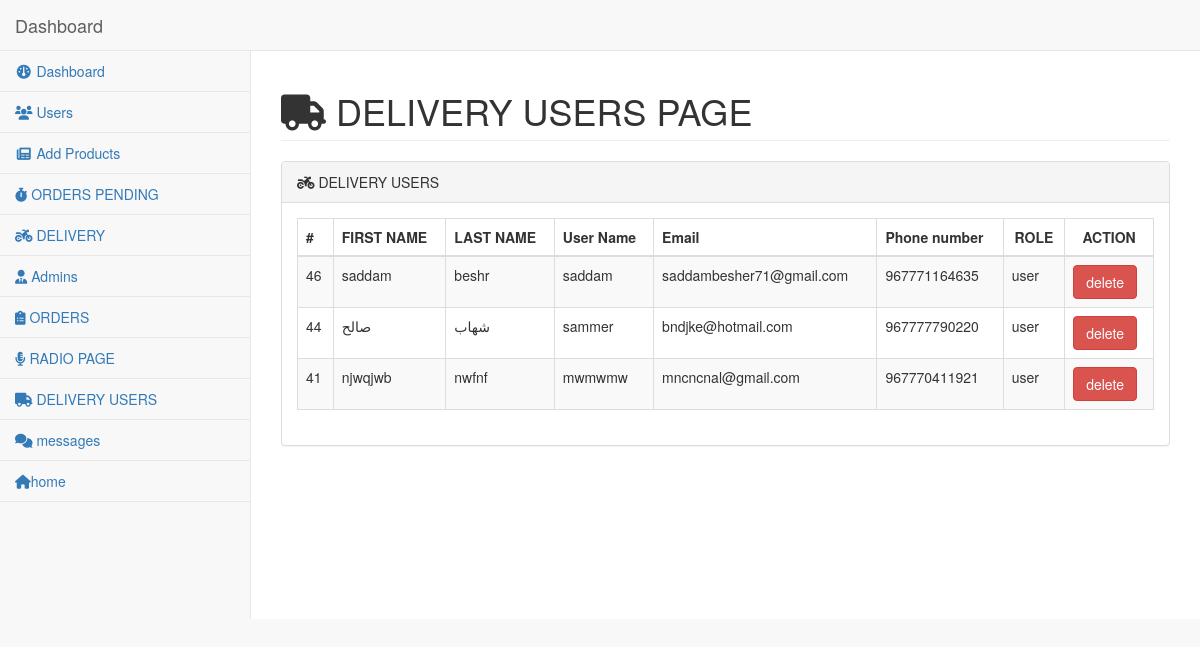
/cp/delivery_users.php (signed in), run on the app's committed database.
### tables this page shows
CREATE TABLE `users` (
  `ID` int(11) NOT NULL,
  `FIRST_NAME` varchar(20) NOT NULL,
  `LAST_NAME` varchar(20) DEFAULT NULL,
  `USERNAME` varchar(15) NOT NULL,
  `PHONE` varchar(13) NOT NULL,
  `EMAIL` varchar(35) NOT NULL,
  `PASSWORD` varchar(70) NOT NULL,
  `Role` varchar(10) NOT NULL DEFAULT 'user',
  `ACTIVE` int(2) NOT NULL DEFAULT 1,
  `MASTER` int(5) NOT NULL DEFAULT 0,
  `DELIVERY` int(5) NOT NULL DEFAULT 0
);

### cp/delivery_users.php (the view, shortened to what this page needs)
<?php
   include "header.php";
?>
<div id="page-wrapper">
    <div class="row">
        <div class="col-lg-12">
            <h1 class="page-header"><i class="fas fa-truck"></i> DELIVERY USERS PAGE</h1>
        </div>
    </div>
    <div class="row">
        <div class="col-xs-12">
            <div class="panel panel-default">
                <div class="panel-heading">
                <i class="fa-solid fa-motorcycle"></i>  DELIVERY USERS
                </div>
                <div class="panel-body">
                    <div class="row">
                        <div class="col-xs-12">
                            <div class="table-responsive">
                                <table class="table table-bordered table-hover table-striped" >
                                    <thead >
                                        <tr >
                                            <th>#</th>
                                            <th>FIRST NAME</th>
                                            <th>LAST NAME</th>
                                            <th>User Name</th>
                                            <th>Email</th>
                                            <th >Phone number</th>
                                            <th colspan='' style='text-align:center'>ROLE</th>
                                            <th colspan='' style='text-align:center'>ACTION</th>
                                        </tr>
                                    </thead>
                                    <tbody>
                                    <?php
                                     $sql = "select * from users where DELIVERY=1 and Role!='admin' order by ID desc";
                                     $q = $con->prepare($sql);
                                     $q->execute();
                                     if($q->rowcount())
                                     {
                                        $result = $q->fetchall();
                                        foreach($result as $row)
                                        {
                                            $id = $row["ID"];
                                            $fname = $row["FIRST_NAME"];
                                            $lname = $row["LAST_NAME"];
                                            $name = $row["USERNAME"];
                                            $email = $row["EMAIL"];
                                            $phone_num = $row["PHONE"];
                                            $role = $row["Role"];
                                            echo "<tr>";
                                                echo "<td>$id</td>";
                                                echo "<td>$fname</td>";
                                                echo "<td>$lname</td>";
                                                echo "<td>$name</td>";
                                                echo "<td>$email</td>";
                                                echo "<td>$phone_num</td>";
                                                echo "<td>$role</td>";
                                                echo "<td>";
                                                echo "<a href='?action=delete&id=$id' class='btn btn-danger'  title='delete' onclick=\"return confirm('are you sure')\" >delete </a> ";
                                                echo"</td>";
                                            echo "</tr>";
                                        }
                                     }
                                    ?>
                                    </tbody>
                                </table>
                            </div>
                        </div>
                    </div>
                </div>
            </div>
        </div>
    </div>
</div>
</div>
</body>
</html>

### cp/css/custom.css (style rules this page uses)
body { background-color: #f8f8f8; }
#page-wrapper { padding: 0 15px; min-height: 568px; background-color: white; }
@media (min-width: 768px) { #page-wrapper { position: inherit; margin: 0 0 0 250px; padding: 0 30px; border-left: 1px solid #e7e7e7; } }

### data on the page
users: ID "46", FIRST_NAME "saddam", LAST_NAME "beshr", USERNAME "saddam", EMAIL "saddambesher71@gmail.com", PHONE "967771164635", Role "user"
users: ID "44", FIRST_NAME "صالح", LAST_NAME "شهاب", USERNAME "sammer", EMAIL "bndjke@hotmail.com", PHONE "967777790220", Role "user"
users: ID "41", FIRST_NAME "njwqjwb", LAST_NAME "nwfnf", USERNAME "mwmwmw", EMAIL "mncncnal@gmail.com", PHONE "967770411921", Role "user"
